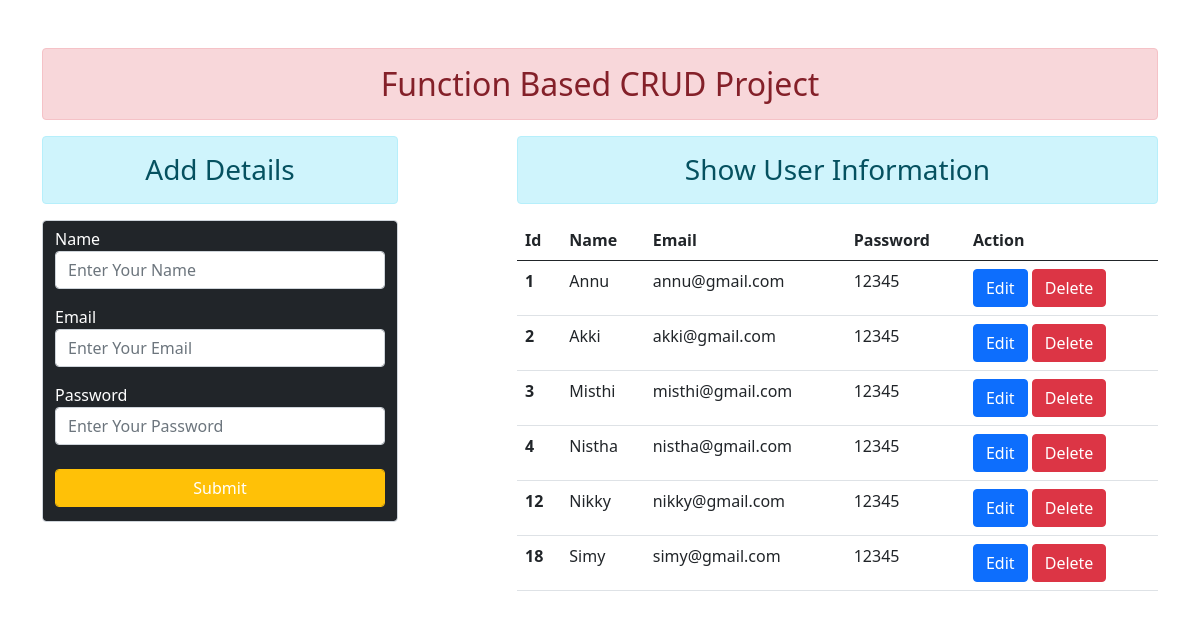
The page / on the database its author committed.
### crud/models.py (models this page shows)
class User(models.Model):
    name = models.CharField(max_length=70)
    email = models.EmailField(max_length=100)
    password = models.CharField(max_length=60)

### crud/views.py (the view)
# urls.py: path('', views.Add_Show, name="add&show"),
def Add_Show(request):
    if request.method == "POST":
        fm = UserRegistration(request.POST)
        if fm.is_valid():
            nm = fm.cleaned_data['name']
            em = fm.cleaned_data['email']
            pw = fm.cleaned_data['password']
            reg= User(name=nm, email=em, password=pw)
            reg.save()
        return HttpResponseRedirect('/')
    else:
        fm = UserRegistration(label_suffix='')
    userdata = User.objects.all()
    return render(request, 'crud/addandshow.html', {'form': fm, 'udt': userdata})

### crud/forms.py
class UserRegistration(forms.ModelForm):
    class Meta:
        model = User
        fields = '__all__'
        widgets = {
          'name': forms.TextInput(attrs={'class':'form-control', 'placeholder':'Enter Your Name'}),
          'email': forms.EmailInput(attrs={'class':'form-control', 'placeholder':'Enter Your Email'}),
          'password': forms.PasswordInput(render_value=True, attrs={'class':'form-control', 'placeholder':'Enter Your Password'}),
        }

### crud/templates/crud/addandshow.html (shortened to what this page needs)
{% extends 'crud/base.html' %}
{% load static %}
{% block content %}
<div class="row">
    <div class="col-sm-4">
    <h3 class="text-center alert alert-info">Add Details</h3>
    <form action="" method="POST">
        <div class="form-control bg-dark text-white" >
            {{form.as_p}}
            <input type="submit" class="btn btn-warning form-control my-2 text-white">
        </div>
    </div>
    <div class="col-sm-7 offset-1">
        <h3 class="text-center alert alert-info">Show User Information</h3>
        {% if udt %}
         <table class="table table-hover">
            <thead>
                <tr>
                <th scope="col">Id</th>
                <th scope="col">Name</th>
                <th scope="col">Email</th>
                <th scope="col">Password</th>
                <th scope="col">Action</th>
                </tr>
            </thead>
            <tbody>
               {% for dt in udt %}
                <tr>
                <th scope="row">{{dt.id}}</th>
                <td>{{dt.name}}</td>
                <td>{{dt.email}}</td>
                <td>{{dt.password}}</td>
                <td>
                  <a href="{% url 'editdata' dt.id %}" class="btn btn-primary">Edit</a>
                  <form action="{% url 'deletedata' dt.id %}" method="POST" class="d-inline">
                    <input type="submit" class="btn btn-danger" value="Delete">
                  </form>
                </td>
                </tr>
               {% endfor %}
            </tbody>
         </table>
        {% else %}
         <h3 class="text-center alert alert-danger">No Records Found</h3>
        {% endif %}
    </div>
</div>
{% endblock content %}

### rows shown on the page
User: id "1", name "Annu", email "annu@gmail.com", password "12345"
User: id "2", name "Akki", email "akki@gmail.com", password "12345"
User: id "3", name "Misthi", email "misthi@gmail.com", password "12345"
User: id "4", name "Nistha", email "nistha@gmail.com", password "12345"
User: id "12", name "Nikky", email "nikky@gmail.com", password "12345"
User: id "18", name "Simy", email "simy@gmail.com", password "12345"
